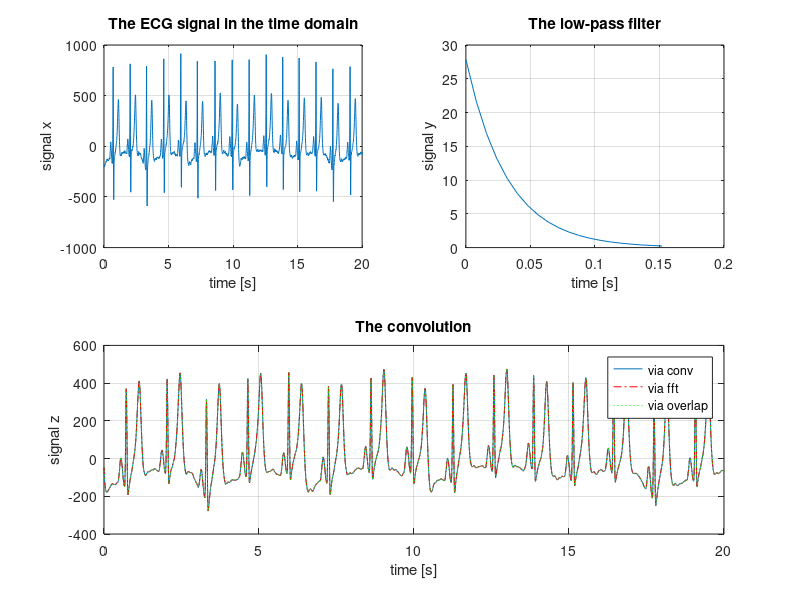

This figure's MATLAB source:
clear all
close all
clc


%% Lab 1 BLOCK CONVOLUTION


%% 1. signal and filter

% load ECG data
load('data_ecg')
T = 1/125; % sampling period
x = ecg-mean(ecg); % ECG signal
tx = T*(0:length(x)-1); % time instants associated to x

% plot the ECG signal in the time domain
figure(1)
subplot(2,2,1)
plot(tx,x) % plot the signal
grid % activate the grid
xlim([0,20]) % zoom on a signal portion
xlabel('time [s]'); ylabel('signal x');
title('The ECG signal in the time domain')

% filter
ty = (0:19)*T; 
y = exp(-0.25*ty/T); y = y/sum(y)/T; % exponential signal
subplot(2,2,2)
plot(ty,y) % plot the signal
grid % activate the grid
xlabel('time [s]'); ylabel('signal y');
title('The low-pass filter')


%% 2. convolution 

% in the time domain
z = T*conv(x,y); % discrete convolution
tz = tx(1)+ty(1):T:tx(end)+ty(end); % property of convolution
subplot(2,1,2)
plot(tz,z) % plot the signal
grid % activate the grid
xlim([0,20]) % zoom on a signal portion
xlabel('time [s]'); ylabel('signal z');
title('The convolution')

% in the frequency domain
Nx = length(x);
Ny = length(y);
N = Nx+Ny-1;
x1 = [x, zeros(1,N-Nx)]; % add zeros
y1 = [y, zeros(1,N-Ny)]; % add zeros
X1 = T*fft(x1);  % Fourier transform of x
Y1 = T*fft(y1);  % Fourier transform of y
Z1 = X1.*Y1;     % Fourier transform of z (.* is mult entry b entry)

z1 = ifft(Z1)/T; % convolution signal

hold on
plot(tz,z1,'r-.') % plot the signal
hold off
%legend('via conv','via fft')
%disp(['norm of the difference of the two approaches = ' num2str(norm(z-z1))])


%% 3. block convolution - overlap and add

%N = 4019
%Nx = 4000
%Ny = 20

%M = 20 blocchi lunghi 200
M = 10*Ny; % exactly matches with Nx = 20*M1
nOfBlocks = Nx/M;

%blocks is a 1x200 cell that contains all the blocks to be computed for the
%overlap and add method
blocks  = {};
%BLOCKS contains the blocks on freq domain
BLOCKS = {};

%for the FFT now N = M + Ny - 1
NN = M + Ny - 1;
padding = zeros(1,Ny-1);

newy1 =[y zeros(1, NN - Ny)];
newY1 = T*fft(newy1); %lungo 219

%i va da 1 a 20
for i = 1:nOfBlocks
    %0*20+1
    %1*20+1
    startIndexBlock = ((i-1)*M+1);
    endIndexBlock = (i*M);
    %pad the blocks in preparation for the fft
    blocks{1,i} = [x(startIndexBlock : endIndexBlock) padding]; %lungo 219
    %compute the fft on the padded blocks
    BLOCKS{1,i} = T*fft(blocks{1,i}); %theres no more zeros at the end
    %lets use the same structure for the product 
    BLOCKS{1,i} = BLOCKS{1,i}.*newY1;
    blocks{1,i} = ifft(BLOCKS{1,i})/T;
end
%now i need to add the overlapping parts
%each block is long NN = 219

result = zeros(1,Nx +Ny -1);

for i=1:nOfBlocks
    for j=1:length(blocks{1,i})
        % 0*200+1
        % 0*200+2 etc...
        % ...
        % 0*200+219 fine 
        result((i-1)*M+j) = result((i-1)*M+j) + blocks{1,i}(j);   
    end
end

hold on
plot(tz,result,'g:') % plot the signal
hold off
legend('via conv','via fft','via overlap')
disp(['norm of the difference of the two approaches = ' num2str(norm(z-result))])



%% 4. block convolution - overlap and save

% you add the rest
% ...


